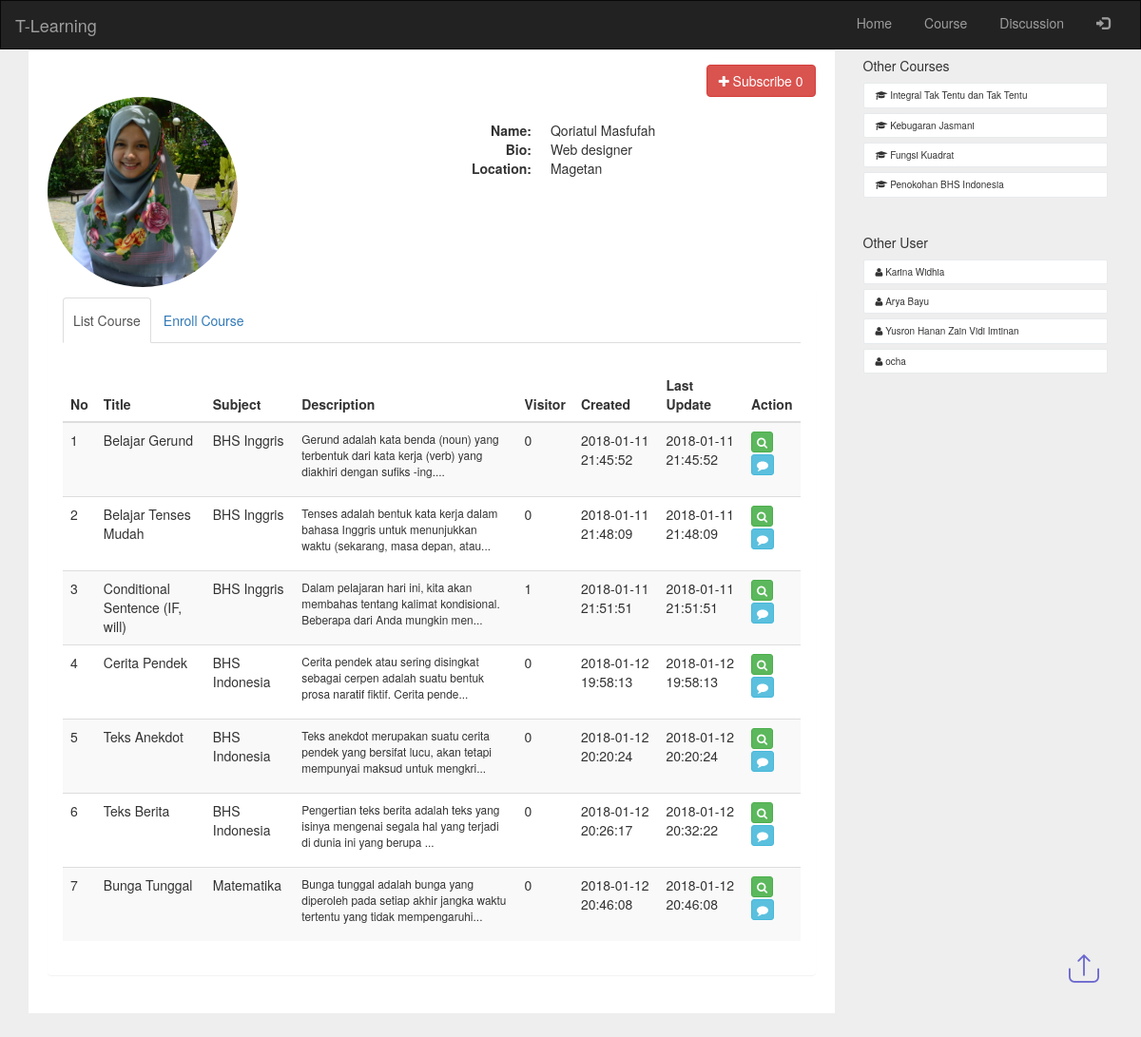
Page /qori on the committed database.
### tables this page shows
CREATE TABLE `user` (
  `id_user` int(5) NOT NULL,
  `email` varchar(200) NOT NULL,
  `username` varchar(40) NOT NULL,
  `password` text NOT NULL,
  `name` text NOT NULL,
  `city` varchar(100) NOT NULL,
  `bio` text NOT NULL,
  `photo` varchar(200) NOT NULL DEFAULT 'profile.png',
  `role` int(1) NOT NULL,
  `status` int(1) NOT NULL DEFAULT '0',
  `created_at` datetime NOT NULL,
  `last_update` datetime NOT NULL
);

CREATE TABLE `course_title` (
  `id_title` int(5) NOT NULL,
  `id_user` int(5) NOT NULL,
  `title` varchar(200) NOT NULL,
  `subject` varchar(25) NOT NULL,
  `description` text NOT NULL,
  `thumbnail` text NOT NULL,
  `created_at` datetime NOT NULL,
  `last_update` datetime NOT NULL,
  `status` int(1) NOT NULL DEFAULT '0',
  `pick` int(1) NOT NULL DEFAULT '0',
  `visitor` int(5) NOT NULL,
  `random_code` varchar(11) NOT NULL
);

CREATE TABLE `enroll_course` (
  `id_enroll` int(5) NOT NULL,
  `id_title` int(5) NOT NULL,
  `id_user` int(5) NOT NULL,
  `created_at` datetime NOT NULL
);

### application/controllers/myaccount.php (called while the page is built, shortened)
<?php
class Myaccount extends CI_Controller {
	public function __construct()
	{
		$this->load->model('course_model');
		$this->load->model('auth_model');
		$this->load->model('home_model');
	}
		public function user_profile($usrnm){
		$username = $usrnm;
		$user_id = $this->auth_model->GetUser(['username' => $username])->row('id_user');
		$enrolled = $this->home_model->GetEnrolled($user_id);
		if (empty($user_id)) {
			redirect('eror404');
		}
		else{
		$other_user = $this->home_model->GetOtherUser($user_id);
		$other_courses = $this->home_model->GetOtherCourses($user_id);
		$list_courses = '';
		$title = $this->input->get('title');
		$subject = $this->input->get('subject');
		if (empty($title) && empty($subject)) {
		$list_courses = $this->course_model->GLCUserAccount('',$user_id);
		}
		$username = array();
		$like_amount = array();
		$comment_amount = array();
		$liked = array();
		$subscribed = array();
		$subs_amount = array();
		foreach ($list_courses as $courses) {
			$username[$courses->id_user] = $this->auth_model->GetUser(['id_user' => $courses->id_user])->row('username');
			$like_amount[$courses->id_title] = $this->home_model->GetSelectData('COUNT(id_likecourse) as like_amount',['id_title' => $courses->id_title],'like_course')->row('like_amount');
			$comment_amount[$courses->id_title] = $this->home_model->GetSelectData('COUNT(id_comment) as comment_amount',['id_title' => $courses->id_title],'comment')->row('comment_amount');
		}
		if (!empty($title) || !empty($subject)) {
				$data = [
				'list_subject'	=> $this->course_model->GetSubject(),
				'like_amount'	=> $like_amount,
				'comment_amount'=> $comment_amount,
				'liked'			=> $liked,
				'username' 		=> $username,
				'list_courses' 	=> $list_courses,
				'title'		 	=> $title,
				'subject'		=> $subject,
				'user_info'		=> $this->auth_model->GetUser(['id_user' => $user_id])->row(),
				'subscribed'	=> $subscribed,
				'subs_amount'	=> $subs_amount,
				'username_id'	=> $usrnm,
				'enroll'		=> $enrolled,
				'other_courses' => $other_courses,
				'other_user'    => $other_user,
				'main_view'		=> 'acc_view',
					];
		}
		else{
				$data = [
				'list_subject'	=> $this->course_model->GetSubject(),
				'like_amount'	=> $like_amount,
				'comment_amount'=> $comment_amount,
				'liked'			=> $liked,
				'username' 		=> $username,
				'list_courses' 	=> $list_courses,
				'user_info'		=> $this->auth_model->GetUser(['id_user' => $user_id])->row(),
				'subscribed'	=> $subscribed,
				'subs_amount'	=> $subs_amount,
				'username_id'	=> $usrnm,
				'enroll'		=> $enrolled,
				'other_courses' => $other_courses,
				'other_user'    => $other_user,
				'main_view'		=> 'acc_view',
					];
		}
		$this->load->view('templet', $data);
	}
}
	}

### index.php (called while the page is built, shortened)
<?php
require_once BASEPATH.'core/CodeIgniter.php';

### application/models/course_model.php (called while the page is built, shortened)
<?php
class Course_model extends CI_Model {
    public function GLCUserAccount($keyword,$id_user){
        $user_in = $this->session->userdata('logged_id');
        if ($id_user == $user_in) {
        if (empty($keyword)) {
        return $this->db
            ->where('id_user', $id_user)
            ->where('status !=', '2')
            ->limit(15,0)
            ->get('course_title')
            ->result();
        }
        else{
        return $this->db
            ->where($keyword)
            ->where('id_user', $id_user)
            ->where('status !=', '2')
            ->limit(15,0)
            ->get('course_title')
            ->result();
        }
        }
        else{
        if (empty($keyword)) {
        return $this->db
            ->where('id_user', $id_user)
            ->where('status', '1')
            ->limit(15,0)
            ->get('course_title')
            ->result();
        }
        }
    }
	public function GetSubject(){
		return $this->db->where('type', 'subject')->order_by('text','ASC')->get('config')->result();
	}
}

### application/models/home_model.php (called while the page is built, shortened)
<?php
class Home_model extends CI_Model {
  public function GetOtherCourses($id_user){
    return $this->db->limit(6,0)
            ->where(['course_title.status'=>'1','course_title.id_user !='=> $id_user])
            ->where('course_title.id_user !=', $this->session->userdata('logged_id'))
            ->where('enroll_course.id_user !=', $id_user)
            ->join('enroll_course', 'enroll_course.id_title = course_title.id_title')
            ->group_by('course_title.id_title')
            ->get('course_title')
            ->result();
  }
  public function GetOtherUser($id_user){
    return $this->db->limit(6,0)
            ->where(['status'=>'0','id_user !='=> $id_user,])
            ->where('id_user !=', $this->session->userdata('logged_id'))
            ->get('user')
            ->result();
  }
    public function GetSelectData($select,$where,$table)
    {
      return $this->db->select($select)->where($where)->get($table);
    }
}

### application/models/auth_model.php (called while the page is built, shortened)
<?php
class Auth_model extends CI_Model {
	public function GetUser($where)
    {
      return $this->db->where($where)->get('user');
    }
}

### application/views/acc_view.php (the view, shortened to what this page needs)
<div class="container">
<div class="row">
        <div class="col-md-9">
            <div class="wrapper wrapper-content animated fadeInUp">
                <div class="ibox">
                    <div class="ibox-content">
                        <div class="row">
                            <div class="col-lg-12">
                                <div class="m-b-md">
                                  <?php
                  $subss_amount = '0';
                  if ($this->session->userdata('logged_id') == $user_info->id_user) {
                 ?>
                 <button class="btn btn-default btn-xs pull-right" style="margin-left: 25px;"><i class="fa fa-pencil"></i><a href="#" data-toggle="modal" data-target="#edituser"> Edit Account</a></button>
                 <button class="btn btn-default btn-xs pull-right" style="margin-left: 25px;"><i class="fa fa-plus"></i><a href="#" data-toggle="modal" data-target="#modalpost"> Add Course</a></button>
                 <?php
     if(!empty($notif)) {
            echo '<div class="alert alert-warning alert-dismissible" role="alert">
                <button type="button" class="close" data-dismiss="alert" aria-label="Close"><span aria-hidden="true">×</span></button>
                '.$notif.'
            </div>';
          } ?>
                 <button class="btn btn-danger btn-xs pull-right"><a href="#" data-toggle="modal" data-target="" class="subs_false"><i class="fa fa-users"></i> Subscriber  <?php echo $subss_amount; ?></a></button>
                 <?php }
                 else {
                    $text = 'Subscribe';
                    $subs = 'btn-danger';
                    $a_subs ='subs_false' ;
                    $i_subs ='fa fa-plus';
                  ?>
                  <button class="btn <?php echo $subs; ?> subs_in pull-right" id="<?php echo $user_info->id_user; ?>"><a href="#" class="<?php echo $a_subs; ?>"><i class="<?php echo $i_subs; ?>"></i> <?php echo $text; ?>  <?php echo $subss_amount; ?></a></button>
                <?php } ?>
                                </div>
                            </div>
                        </div>
                        <div class="row">
                            <div class="col-lg-5">
                                <?php
                                  if ($this->session->userdata('logged_id') == $user_info->id_user) {
                                   ?>
                                   <form id="formfoto" action="<?php echo base_url();?>myaccount/editphoto" method="post" enctype="multipart/form-data">
                                      <div class="custom-input-file" id="previewavatar" style="background-image:url('<?php echo base_url() ?>assets/images/<?php echo $user_info->photo; ?>');border-radius: 50%; float: left; margin-left: 80px;">
                                          <label class="uploadPhoto">
                                              Edit
                                              <input type="file" id="filefoto" name="photoprofile" class="change-avatar changephoto">
                                          </label>
                                      </div>
                                   </form>
                                   <?php }
                                   else { ?>
                                  <div>
                                      <img src="<?php echo base_url() ?>assets/images/<?php echo $user_info->photo; ?>" alt="" class="img-responsive profile-photo" style="border-radius: 50%; float: left;" height="200px" width="200px" />
                                  </div>
                                      <?php } ?>
                            </div>
                            <div class="col-lg-7" id="cluster_info">
                                <dl class="dl-horizontal" style="margin-top: 25px;">
                                    <dt>Name:</dt> <dd><?php echo $user_info->name; ?></dd>
                                    <dt>Bio:</dt> <dd><?php echo $user_info->bio; ?></dd>
                                    <dt>Location:</dt> <dd><?php echo $user_info->city; ?></dd>
                                </dl>
                            </div>
                        </div>
                        <div class="row m-t-sm">
                            <div class="col-lg-12">
                            <div class="panel blank-panel">
                            <div class="panel-heading">
                                <div class="panel-options">
                                    <ul class="nav nav-tabs">
                                        <li class="active"><a href="#tab-1" data-toggle="tab" aria-expanded="false">List Course</a></li>
                                        <li class=""><a href="#tab-3" data-toggle="tab" aria-expanded="true">Enroll Course</a></li>
                                    </ul>
                                </div>
                            </div>
                            <div class="panel-body">
                            <div class="tab-content">
                            <div class="tab-pane active" id="tab-1">
                             <table class="table table-striped">
                                    <?php if (!empty($list_courses)) { ?>
                                    <thead>
                                    <tr>
                                        <th>No</th>
                                        <th>Title</th>
                                        <th>Subject</th>
                                        <th>Description</th>
                                        <th>Visitor</th>
                                        <th>Created</th>
                                        <th>Last Update</th>
                                        <th>Action</th>
                                    </tr>
                                    </thead>
                                    <tbody>
                                        <?php
                                        $i=1;
                                        foreach ($list_courses as $courses) {  ?>
                                    <tr>
                                        <td><?php echo $i++ ?></td>
                                        <td><?php echo $courses->title ?></td>
                                        <td><?php echo $courses->subject ?></td>
                                        <td>
                                        <p class="small">
                                            <?php echo substr($courses->description, 0,105) ?>...
                                        </p>
                                        </td>
                                        <td><?php echo $courses->visitor ?></td>
                                        <td><?php echo $courses->created_at ?></td>
                                        <td><?php echo $courses->last_update ?></td>
                                        <td><a href="#" data-toggle="modal" data-target="#lesson" id="<?php echo $courses->random_code ?>" class="btn btn-xs btn-success lesson_view" title="enroll course"><i class="fa fa-search"></i></a><br><a href="<?php echo base_url().'discuss/'.$courses->random_code ?>" class="btn btn-xs btn-info" title="discussion course"><i class="fa fa-comment"></i></a><br>
                                        </td>
                                    </tr>
                                    <?php } }
                                    else {
                                      echo '<img src="'.base_url().'assets/images/Asset 44.png" alt="" width="200px" style="display: block;margin: 0 auto;"/>';
                                    } ?>
                                    </tbody>
                                </table>
                            </div>
                            </div>
                            </div>
                            </div>
                            </div>
                        </div>
                    </div>
                </div>
            </div>
        </div>
        <div class="col-md-3">
            <div class="wrapper wrapper-content project-manager">
                <h5>Other Courses</h5>
                <ul class="tag-list" style="padding: 0">
                    <?php foreach ($other_courses as $oc) { ?>
                    <li><a href="#" data-toggle="modal" data-target="#lesson" id="<?php echo $oc->random_code ?>" class="lesson_view" title="enroll course"><i class="fa fa-graduation-cap"></i> <?php echo $oc->title ?></a></li>
                 <?php } ?>
                </ul>
                <br>
                <h5>Other User</h5>
                <ul class="tag-list" style="padding: 0">
                    <?php foreach ($other_user as $ou) { ?>
                    <li><a href="<?php echo base_url().$ou->username; ?>"><i class="fa fa-user"></i> <?php echo $ou->name ?></a></li>
                 <?php } ?>
                </ul>
            </div>
        </div>
    </div>
</div>

### assets/css/style.css (style rules this page uses)
h1,h2,h3,h4,h5,h6 { font-family: 'Lato', sans-serif; }
ul ,ol { padding:0; }
h1,h2,h3,h4,h5,h6 { margin:0; }
@media (max-width:1280px) { .nav>li>a { padding: 13px 10px !important; } }

### assets/css/chocolat.css (style rules this page uses)
body { margin:0; padding:0; }

### application/views/templet.php (style rules this page uses)
body { margin-top:20px; ; }
.project-manager .tag-list li a { font-size: 10px; background-color: white; padding: 5px 12px; color: inherit; border-radius: 2px; border: 1px solid #e7eaec; margin-right: 5px; margin-top: 5px; display: block; }
.ibox { clear: both; margin-bottom: 25px; margin-top: 0; padding: 0; }
.ibox:after, .ibox:before { display: table; }
.ibox-content { background-color: #ffffff; color: inherit; padding: 15px 20px 20px 20px; border-color: #e7eaec; border-image: none; border-style: solid solid none; border-width: 1px 0; }
ul.notes li, ul.tag-list li { list-style: none; }
a.subs_false { color:#fff; }

### application/views/acc_view.php (style rules this page uses)
body { background: #eee; }

### rows in the picture
user: id_user "Subscribe", photo (picture), name "Qoriatul Masfufah", bio "Web designer", city "Magetan"
course_title: title "Belajar Gerund", subject "BHS Inggris", description "Gerund adalah kata benda (noun) yang terbentuk dari kata kerja (verb) yang diakhiri dengan sufiks -ing.", visitor "0", created_at "2018-01-11 21:45:52", last_update "2018-01-11 21:45:52"
course_title: title "Belajar Tenses Mudah", subject "BHS Inggris", description "Tenses adalah bentuk kata kerja dalam bahasa Inggris untuk menunjukkan waktu (sekarang, masa depan, atau", visitor "0", created_at "2018-01-11 21:48:09", last_update "2018-01-11 21:48:09"
course_title: title "Conditional Sentence (IF, will)", subject "BHS Inggris", description "Dalam pelajaran hari ini, kita akan membahas tentang kalimat kondisional. Beberapa dari Anda mungkin men", visitor "1", created_at "2018-01-11 21:51:51", last_update "2018-01-11 21:51:51"
course_title: title "Cerita Pendek", subject "BHS Indonesia", description "Cerita pendek atau sering disingkat sebagai cerpen adalah suatu bentuk prosa naratif fiktif. Cerita pende", visitor "0", created_at "2018-01-12 19:58:13", last_update "2018-01-12 19:58:13"
course_title: title "Teks Anekdot", subject "BHS Indonesia", description "Teks anekdot merupakan suatu cerita pendek yang bersifat lucu, akan tetapi mempunyai maksud untuk mengkri", visitor "0", created_at "2018-01-12 20:20:24", last_update "2018-01-12 20:20:24"
course_title: title "Teks Berita", subject "BHS Indonesia", description "Pengertian teks berita adalah teks yang isinya mengenai segala hal yang terjadi di dunia ini yang berupa", visitor "0", created_at "2018-01-12 20:26:17", last_update "2018-01-12 20:32:22"
course_title: title "Bunga Tunggal", subject "Matematika", description "Bunga tunggal adalah bunga yang diperoleh pada setiap akhir jangka waktu tertentu yang tidak mempengaruhi", visitor "0", created_at "2018-01-12 20:46:08", last_update "2018-01-12 20:46:08"
enroll_course: id_title.title "Integral Tak Tentu dan Tak Tentu"
enroll_course: id_title.title "Kebugaran Jasmani"
enroll_course: id_title.title "Fungsi Kuadrat"
enroll_course: id_title.title "Penokohan BHS Indonesia"
user: name "Karina Widhia"
user: name "Arya Bayu"
user: name "Yusron Hanan Zain Vidi Imtinan"
user: name "ocha"

### other values in the picture
$subss_amount "0"
